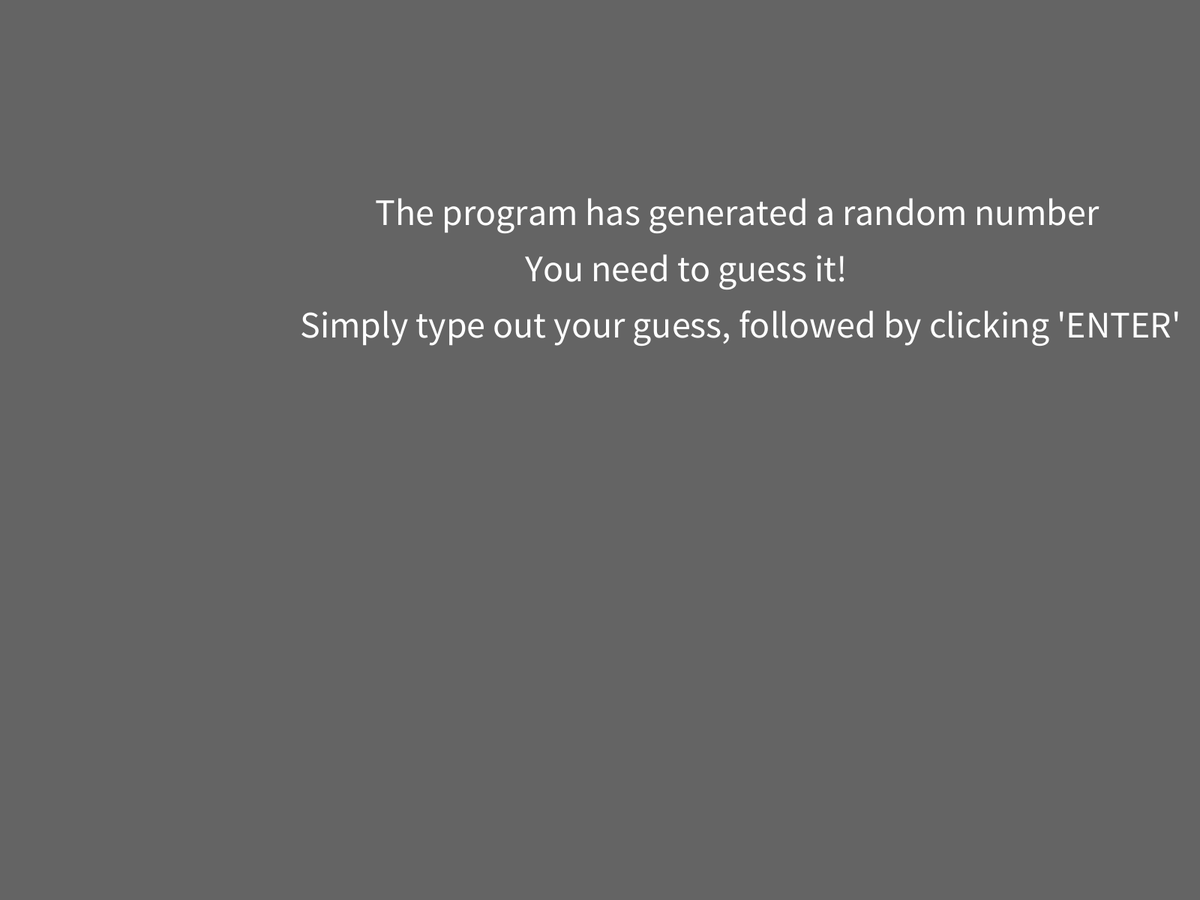
Frame 1 (no input)
Frame 60 (the mouse pressed at the canvas centre just before this capture): identical to frame 1, image omitted
Frame 120 (the mouse held since frame 60 and released just before this capture): identical to frame 1, image omitted

The Processing sketch that drew this single still picture (run headless with seeded random() and noise(); from frame 60 on, the mouse is pressed at the canvas centre):

// Processing sketch: Guess_1_100
// ── Guess_1_100.pde
int target;
int guess;
String guess_str = "";

void setup()
{
  fullScreen();
  background(100);
  textSize(50);
  text("The program has generated a random number", 500, 300);
  text("You need to guess it!", 700, 375);
  text("Simply type out your guess, followed by clicking 'ENTER'", 400, 450);
  target = (int)random(1, 100);
  println(target);
}

void draw()
{
}

void keyPressed()
{
  if (keyCode == ENTER)
  {
    guess = int(guess_str);
    println("You guessed: "+guess);
    if (guess > target)
    {
      println("Your guess is too high");
      background(255, 0, 0);
      strokeWeight(30);
      line(980, 400, 980, 600);
      fill(0);
      ellipse(980, 670, 20, 20);
      textSize(128);
      text("TOO HIGH", 720, 300);
    } else if (guess < target)
    {
      println("Your guess is too low");
      background(255, 0, 0);
      strokeWeight(30);
      line(980, 400, 980, 600);
      fill(0);
      ellipse(980, 670, 20, 20);
      textSize(128);
      text("TOO LOW", 720, 300);
    } else if (guess == target)
    {
      println("Your guess is correct!");
      background(0, 255, 0);
      textSize(128);
      text("CORRECT!", 700, 600);
    }
    guess = 0;
    guess_str = "";
  } else
  {
    guess_str += key;
    println(guess_str);
    background(50);
  }
}
